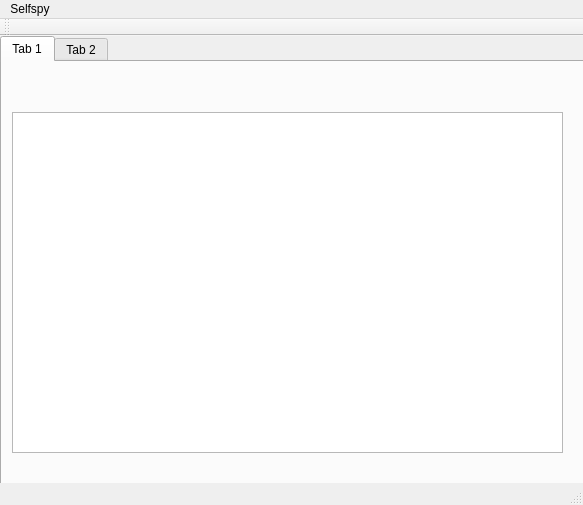
<?xml version="1.0" encoding="UTF-8"?>
<ui version="4.0">
 <class>MainWindow</class>
 <widget class="QMainWindow" name="MainWindow">
  <property name="geometry">
   <rect>
    <x>0</x>
    <y>0</y>
    <width>583</width>
    <height>505</height>
   </rect>
  </property>
  <property name="windowTitle">
   <string>MainWindow</string>
  </property>
  <widget class="QWidget" name="centralWidget">
   <widget class="QTabWidget" name="tabWidget">
    <property name="geometry">
     <rect>
      <x>0</x>
      <y>0</y>
      <width>591</width>
      <height>451</height>
     </rect>
    </property>
    <property name="maximumSize">
     <size>
      <width>591</width>
      <height>16777215</height>
     </size>
    </property>
    <property name="currentIndex">
     <number>0</number>
    </property>
    <widget class="QWidget" name="tab">
     <attribute name="title">
      <string>Tab 1</string>
     </attribute>
     <widget class="KeyStrokeWidget" name="graphicsView">
      <property name="geometry">
       <rect>
        <x>10</x>
        <y>50</y>
        <width>551</width>
        <height>341</height>
       </rect>
      </property>
     </widget>
    </widget>
    <widget class="QWidget" name="tab_2">
     <attribute name="title">
      <string>Tab 2</string>
     </attribute>
    </widget>
   </widget>
  </widget>
  <widget class="QMenuBar" name="menuBar">
   <property name="geometry">
    <rect>
     <x>0</x>
     <y>0</y>
     <width>583</width>
     <height>22</height>
    </rect>
   </property>
   <widget class="QMenu" name="menuSelfspy">
    <property name="title">
     <string>Selfspy</string>
    </property>
   </widget>
   <addaction name="menuSelfspy"/>
  </widget>
  <widget class="QToolBar" name="mainToolBar">
   <attribute name="toolBarArea">
    <enum>TopToolBarArea</enum>
   </attribute>
   <attribute name="toolBarBreak">
    <bool>false</bool>
   </attribute>
  </widget>
  <widget class="QStatusBar" name="statusBar"/>
 </widget>
 <layoutdefault spacing="6" margin="11"/>
 <customwidgets>
  <customwidget>
   <class>KeyStrokeWidget</class>
   <extends>QGraphicsView</extends>
   <header>keystrokewidget</header>
  </customwidget>
 </customwidgets>
 <resources/>
 <connections/>
</ui>
